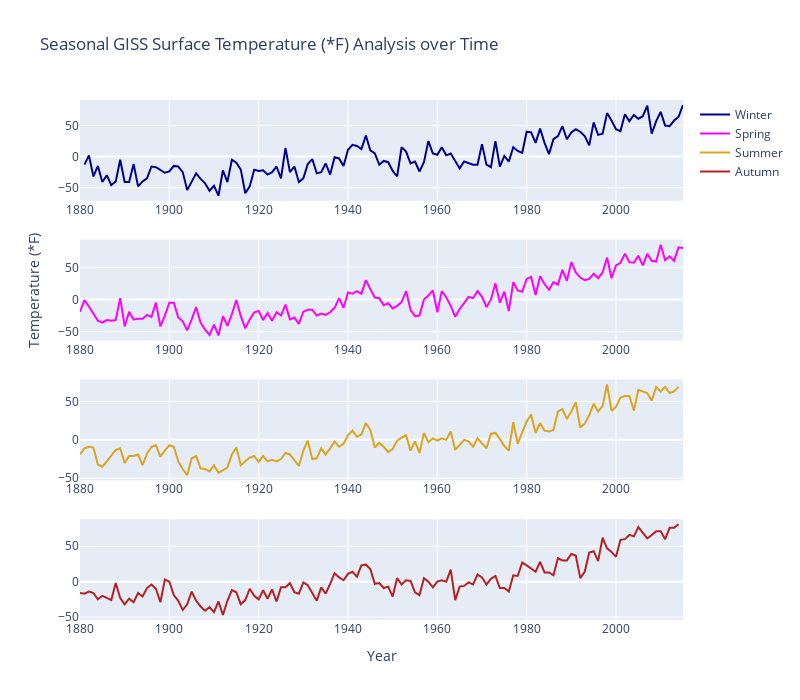

The code cell stored with this chart in its notebook:
### Code cell
fig = make_subplots(rows=4, cols=1)

colors = {
    'Winter': ''
}

fig.add_trace(
    go.Scatter(x=new_df[new_df['Season']=='Winter']['Year'], y=new_df[new_df['Season']=='Winter']['Temperature (*F)'], 
               mode='lines',
               line=dict(color='darkblue', width=2),
               name='Winter'),
    row=1, col=1
)

fig.add_trace(
    go.Scatter(x=new_df[new_df['Season']=='Spring']['Year'], y=new_df[new_df['Season']=='Spring']['Temperature (*F)'], 
               mode='lines',
               line=dict(color='fuchsia', width=2),
               name='Spring'),
    row=2, col=1
)

fig.add_trace(
    go.Scatter(x=new_df[new_df['Season']=='Summer']['Year'], y=new_df[new_df['Season']=='Summer']['Temperature (*F)'], 
               mode='lines',
               line=dict(color='goldenrod', width=2),
               name='Summer'),
    row=3, col=1
)

fig.add_trace(
    go.Scatter(x=new_df[new_df['Season']=='Autumn']['Year'], y=new_df[new_df['Season']=='Autumn']['Temperature (*F)'], 
               mode='lines',
               line=dict(color='firebrick', width=2),
               name='Autumn'),
    row=4, col=1
)

fig.update_layout(
    title="Seasonal GISS Surface Temperature (*F) Analysis over Time",
    height=700,
    width=800
)

fig.update_xaxes(title_text="Year", row=4, col=1)
fig.update_yaxes(title_text="Temperature (*F)", row=2, col=1)
#fig.update_xaxes(rangeslider_visible=True)

fig.show()
#fig.write_image("week_2_assignment.svg")

### Figure 1 — Plotly figure (JSON) as saved in the notebook; plotly's stock layout.template omitted (floating-point values rounded to 4 significant figures; data arrays with more than 128 entries replaced by an {"elided": "..."} marker saying what was removed)
{"data": [{"line": {"color": "darkblue", "width": 2}, "mode": "lines", "name": "Winter", "type": "scatter", "x": {"elided": "136 int values"}, "xaxis": "x", "y": {"elided": "136 str values"}, "yaxis": "y"}, {"line": {"color": "fuchsia", "width": 2}, "mode": "lines", "name": "Spring", "type": "scatter", "x": {"elided": "136 int values"}, "xaxis": "x2", "y": {"elided": "136 int values"}, "yaxis": "y2"}, {"line": {"color": "goldenrod", "width": 2}, "mode": "lines", "name": "Summer", "type": "scatter", "x": {"elided": "136 int values"}, "xaxis": "x3", "y": {"elided": "136 str values"}, "yaxis": "y3"}, {"line": {"color": "firebrick", "width": 2}, "mode": "lines", "name": "Autumn", "type": "scatter", "x": {"elided": "136 int values"}, "xaxis": "x4", "y": {"elided": "136 str values"}, "yaxis": "y4"}], "layout": {"height": 700, "title": {"text": "Seasonal GISS Surface Temperature (*F) Analysis over Time"}, "width": 800, "xaxis": {"anchor": "y", "domain": [0, 1]}, "xaxis2": {"anchor": "y2", "domain": [0, 1]}, "xaxis3": {"anchor": "y3", "domain": [0, 1]}, "xaxis4": {"anchor": "y4", "domain": [0, 1], "title": {"text": "Year"}}, "yaxis": {"anchor": "x", "domain": [0.8063, 1]}, "yaxis2": {"anchor": "x2", "domain": [0.5375, 0.7312], "title": {"text": "Temperature (*F)"}}, "yaxis3": {"anchor": "x3", "domain": [0.2687, 0.4625]}, "yaxis4": {"anchor": "x4", "domain": [0, 0.1938]}}}
